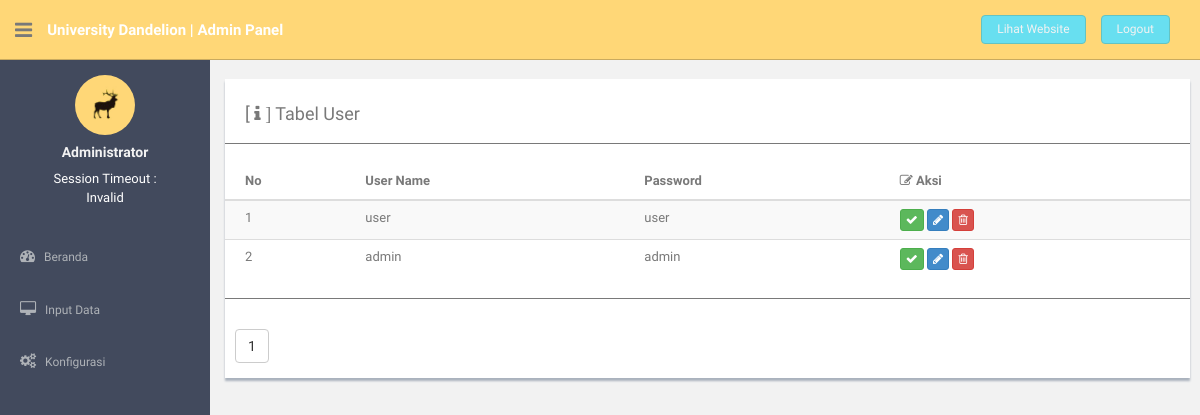
The app's page /confpanel/module/mod_user/user.php (signed in) with its own data.
### tables this page shows
CREATE TABLE IF NOT EXISTS `tbl_user` (
  `id_user` int(3) NOT NULL AUTO_INCREMENT,
  `fullname` varchar(30) NOT NULL,
  `username` varchar(25) NOT NULL,
  `password` varchar(25) NOT NULL,
  PRIMARY KEY (`id_user`)
);

### confpanel/control.php (called while the page is built, shortened)
<?php
$link     = mysqli_connect('localhost','root','','db_companyprofile');
$perpage_user  = 5;
$page_user     = isset($_GET['pageconf']) ? (int)$_GET['pageconf'] : 1;
$start_user    = ($page_user > 1) ? ($page_user * $perpage_user) - $perpage_user :0;
$result_user   = mysqli_query ($link, "SELECT * FROM tbl_user");
$total_user    = mysqli_num_rows($result_user);
$pages_user    = ceil($total_user/$perpage_user);
$articles_user = "SELECT * FROM tbl_user ORDER BY id_user DESC LIMIT $start_user, $perpage_user";
$tampil_user   = mysqli_query($link,$articles_user);
$id_user	   = $start_user + 1;
?>

### confpanel/module/mod_user/user.php (the view, shortened to what this page needs)
<?php
    if (empty($_SESSION['username']) AND empty($_SESSION['password'])){
        echo "<script>alert('Akses ditolak !!! Silahkan sign ini terlebih dahulu, Terimakasih.'); window.location = '../../index.php'</script>";
    }else{
include '../../header_module.php';
include '../../menu_module.php';
include '../../control.php';
	echo " <section id=\"main-content\">
         	<section class=\"wrapper\">
           <div class=\"row mt\">
            <div class=\"col-md-12\">
             <div class=\"content-panel\">
              <table class=\"table table-striped table-advance table-hover\">
                <h4>[ <i class=\"fa fa-info\"> ]</i> Tabel User</h4>
                <hr>
                  <thead>
                  <tr>
                    <th><i class=\"\"></i> No</th>
                    <th><i class=\"\"></i> User Name</th>
                    <th><i class=\"\"></i> Password</th>
                    <th><i class=\"fa fa-edit\"></i> Aksi</th>
                  </tr>
                  </thead>
                  <tbody>";
while ($data_user = mysqli_fetch_assoc($tampil_user)) {
echo"
                  <tr>
                    <td>$id_user</td>
                    <td>$data_user[username]</td>
                    <td>$data_user[password]</td>
                    <td>
                      <a href=\"../../module/mod_user/aksi.php?user=add\"><button class=\"btn btn-success btn-xs\"><i class=\"fa fa-check\"></i></button></a>
                      <a href=\"../../module/mod_user/aksi.php?user=edit&id_user=$data_user[id_user]\"><button class=\"btn btn-primary btn-xs\"><i class=\"fa fa-pencil\"></i></button></a>
                      <a href=\"../../module/mod_user/aksi.php?user=hapus&id_user=$data_user[id_user]\"><button class=\"btn btn-danger btn-xs\"><i class=\"fa fa-trash-o\"></i></button></a>
                    </td>
                  </tr>";
                  $id_user++;
}
                  echo"
                  </tbody>
                </table>
                <hr>";
                 echo"<div class=\"btn-group1\">";
                    for ($i=1; $i<=$pages_user; $i++){
                    echo"
                      <a href=\"user.php?pageconf=$i\"><button type=\"button\" class=\"btn btn-default\">$i</button></a>";
                  }
                  echo"
                </div>";
               echo"
              </div>
          </div>
      </div>
    </section>
    </section>";
include '../../footer_module.php';
}
?>

### confpanel/assets/css/style.css (style rules this page uses)
body { color: #797979; background: #f2f2f2; font-family: 'Ruda', sans-serif; padding: 0px !important; margin: 0px !important; font-size:13px; }
a, a:hover, a:focus { text-decoration: none; outline: none; }
hr { margin-top: 20px; margin-bottom: 20px; border: 0; border-top: 1px solid #797979; }
.mt { margin-top: 25px; }
#main-content { margin-left: 220px; }
.wrapper { display: inline-block; margin-top: 15px; padding-left: 10px; padding-right: 15px; padding-bottom: 15px; padding-top: 0px; width: 100%; }
.content-panel { background: #ffffff; box-shadow: 0px 3px 2px #aab2bd; padding-top: 15px; padding-bottom: 5px; }
.content-panel h4 { margin-left: 20px; }
.btn-group1 { background: #ffffff; padding: 10px; }

### records on screen
tbl_user: username "user", password "user"
tbl_user: username "admin", password "admin"
